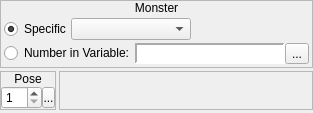
        <widget class="QWidget" name="wMonster">
         <layout class="QVBoxLayout" name="verticalLayout_29">
          <property name="spacing">
           <number>3</number>
          </property>
          <property name="margin">
           <number>0</number>
          </property>
          <item>
           <widget class="QFrame" name="frame_5">
            <property name="frameShape">
             <enum>QFrame::StyledPanel</enum>
            </property>
            <property name="frameShadow">
             <enum>QFrame::Raised</enum>
            </property>
            <layout class="QVBoxLayout" name="verticalLayout_4">
             <property name="spacing">
              <number>0</number>
             </property>
             <property name="margin">
              <number>0</number>
             </property>
             <item>
              <widget class="QLabel" name="label_4">
               <property name="sizePolicy">
                <sizepolicy hsizetype="Preferred" vsizetype="Fixed">
                 <horstretch>0</horstretch>
                 <verstretch>0</verstretch>
                </sizepolicy>
               </property>
               <property name="text">
                <string>Monster</string>
               </property>
               <property name="alignment">
                <set>Qt::AlignCenter</set>
               </property>
              </widget>
             </item>
             <item>
              <widget class="QWidget" name="widget_5" native="true">
               <layout class="QVBoxLayout" name="verticalLayout_11">
                <property name="spacing">
                 <number>3</number>
                </property>
                <property name="margin">
                 <number>3</number>
                </property>
                <item>
                 <widget class="QWidget" name="widget_39" native="true">
                  <layout class="QHBoxLayout" name="horizontalLayout_14">
                   <property name="spacing">
                    <number>0</number>
                   </property>
                   <property name="margin">
                    <number>0</number>
                   </property>
                   <item>
                    <widget class="QRadioButton" name="rbMonster_Specific">
                     <property name="sizePolicy">
                      <sizepolicy hsizetype="Fixed" vsizetype="Fixed">
                       <horstretch>0</horstretch>
                       <verstretch>0</verstretch>
                      </sizepolicy>
                     </property>
                     <property name="text">
                      <string>Specific</string>
                     </property>
                     <property name="checked">
                      <bool>true</bool>
                     </property>
                    </widget>
                   </item>
                   <item>
                    <widget class="QComboBox" name="cboxMonster">
                     <property name="minimumSize">
                      <size>
                       <width>120</width>
                       <height>0</height>
                      </size>
                     </property>
                     <property name="maximumSize">
                      <size>
                       <width>120</width>
                       <height>16777215</height>
                      </size>
                     </property>
                    </widget>
                   </item>
                   <item>
                    <spacer name="horizontalSpacer_8">
                     <property name="orientation">
                      <enum>Qt::Horizontal</enum>
                     </property>
                     <property name="sizeHint" stdset="0">
                      <size>
                       <width>40</width>
                       <height>20</height>
                      </size>
                     </property>
                    </spacer>
                   </item>
                  </layout>
                 </widget>
                </item>
                <item>
                 <widget class="QWidget" name="widget_40" native="true">
                  <layout class="QHBoxLayout" name="horizontalLayout_15">
                   <property name="spacing">
                    <number>0</number>
                   </property>
                   <property name="margin">
                    <number>0</number>
                   </property>
                   <item>
                    <widget class="QRadioButton" name="rbMonster_Variable">
                     <property name="sizePolicy">
                      <sizepolicy hsizetype="Fixed" vsizetype="Fixed">
                       <horstretch>0</horstretch>
                       <verstretch>0</verstretch>
                      </sizepolicy>
                     </property>
                     <property name="text">
                      <string>Number in Variable:</string>
                     </property>
                    </widget>
                   </item>
                   <item>
                    <widget class="QWidget" name="wMonster_Variable" native="true">
                     <layout class="QHBoxLayout" name="horizontalLayout_19">
                      <property name="spacing">
                       <number>0</number>
                      </property>
                      <property name="margin">
                       <number>0</number>
                      </property>
                      <item>
                       <widget class="QLabel" name="lblMonster_Variable">
                        <property name="sizePolicy">
                         <sizepolicy hsizetype="Preferred" vsizetype="Preferred">
                          <horstretch>0</horstretch>
                          <verstretch>0</verstretch>
                         </sizepolicy>
                        </property>
                        <property name="minimumSize">
                         <size>
                          <width>150</width>
                          <height>0</height>
                         </size>
                        </property>
                        <property name="font">
                         <font>
                          <family>Monospace</family>
                         </font>
                        </property>
                        <property name="styleSheet">
                         <string notr="true">background-color: palette(base);</string>
                        </property>
                        <property name="frameShape">
                         <enum>QFrame::Panel</enum>
                        </property>
                        <property name="frameShadow">
                         <enum>QFrame::Sunken</enum>
                        </property>
                        <property name="lineWidth">
                         <number>2</number>
                        </property>
                        <property name="text">
                         <string/>
                        </property>
                       </widget>
                      </item>
                      <item>
                       <widget class="QToolButton" name="bMonster_BrowseVariables">
                        <property name="text">
                         <string>...</string>
                        </property>
                        <property name="icon">
                         <iconset resource="gui_icons.qrc">
                          <normaloff>:/icons/fileopen.png</normaloff>:/icons/fileopen.png</iconset>
                        </property>
                       </widget>
                      </item>
                     </layout>
                    </widget>
                   </item>
                  </layout>
                 </widget>
                </item>
               </layout>
              </widget>
             </item>
            </layout>
           </widget>
          </item>
          <item>
           <widget class="QWidget" name="widget_43" native="true">
            <layout class="QHBoxLayout" name="horizontalLayout_33">
             <property name="spacing">
              <number>3</number>
             </property>
             <property name="margin">
              <number>0</number>
             </property>
             <item>
              <widget class="QFrame" name="frame_17">
               <property name="sizePolicy">
                <sizepolicy hsizetype="Fixed" vsizetype="Preferred">
                 <horstretch>0</horstretch>
                 <verstretch>0</verstretch>
                </sizepolicy>
               </property>
               <property name="frameShape">
                <enum>QFrame::StyledPanel</enum>
               </property>
               <property name="frameShadow">
                <enum>QFrame::Raised</enum>
               </property>
               <layout class="QVBoxLayout" name="verticalLayout_28">
                <property name="spacing">
                 <number>0</number>
                </property>
                <property name="margin">
                 <number>0</number>
                </property>
                <item>
                 <widget class="QLabel" name="label_8">
                  <property name="sizePolicy">
                   <sizepolicy hsizetype="Preferred" vsizetype="Fixed">
                    <horstretch>0</horstretch>
                    <verstretch>0</verstretch>
                   </sizepolicy>
                  </property>
                  <property name="text">
                   <string>Pose</string>
                  </property>
                  <property name="alignment">
                   <set>Qt::AlignCenter</set>
                  </property>
                 </widget>
                </item>
                <item>
                 <widget class="QWidget" name="widget_17" native="true">
                  <layout class="QHBoxLayout" name="horizontalLayout_17">
                   <property name="spacing">
                    <number>0</number>
                   </property>
                   <property name="margin">
                    <number>0</number>
                   </property>
                   <item>
                    <widget class="QSpinBox" name="sbMonsterPose">
                     <property name="accelerated">
                      <bool>true</bool>
                     </property>
                     <property name="minimum">
                      <number>1</number>
                     </property>
                     <property name="maximum">
                      <number>32</number>
                     </property>
                    </widget>
                   </item>
                   <item>
                    <widget class="SpinBoxSideButton" name="bMonsterPoseSideButton">
                     <property name="minimumSize">
                      <size>
                       <width>13</width>
                       <height>21</height>
                      </size>
                     </property>
                     <property name="maximumSize">
                      <size>
                       <width>13</width>
                       <height>21</height>
                      </size>
                     </property>
                     <property name="text">
                      <string>...</string>
                     </property>
                     <property name="icon">
                      <iconset resource="gui_icons.qrc">
                       <normaloff>:/icons/spinBoxSideButton.png</normaloff>:/icons/spinBoxSideButton.png</iconset>
                     </property>
                     <property name="iconSize">
                      <size>
                       <width>8</width>
                       <height>16</height>
                      </size>
                     </property>
                    </widget>
                   </item>
                  </layout>
                 </widget>
                </item>
               </layout>
              </widget>
             </item>
             <item>
              <widget class="QFrame" name="frame_15">
               <property name="frameShape">
                <enum>QFrame::StyledPanel</enum>
               </property>
               <property name="frameShadow">
                <enum>QFrame::Raised</enum>
               </property>
              </widget>
             </item>
            </layout>
           </widget>
          </item>
          <item>
           <widget class="QFrame" name="frame_18">
            <property name="sizePolicy">
             <sizepolicy hsizetype="Preferred" vsizetype="Expanding">
              <horstretch>0</horstretch>
              <verstretch>0</verstretch>
             </sizepolicy>
            </property>
            <property name="frameShape">
             <enum>QFrame::StyledPanel</enum>
            </property>
            <property name="frameShadow">
             <enum>QFrame::Raised</enum>
            </property>
           </widget>
          </item>
         </layout>
        </widget>
